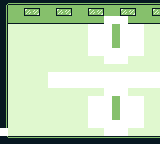

Below is a game level as drawn by its tile map, then a one-line description and the .tmx file that defines it, in full:
An orthogonal 20x18 tile map with 8x8 px tiles, 4 tile layers (Tile Layer 1, Tile Layer 2, Tile Layer 3, Tile Layer 4).

<map version="1.10" tiledversion="1.10.2" orientation="orthogonal" renderorder="right-down" width="20" height="18" tilewidth="8" tileheight="8" infinite="0" nextlayerid="5" nextobjectid="1">
 <tileset firstgid="1" source="../tilesets/room-tileset.tsx" />
 <layer id="1" name="Tile Layer 1" width="20" height="18">
  <data encoding="csv">
4,7,7,7,7,7,7,7,7,7,7,7,7,7,7,7,7,7,7,7,
204,57,57,55,56,57,57,55,56,57,57,55,56,57,57,55,56,57,57,55,
204,105,105,105,105,105,105,105,105,105,105,105,105,105,105,105,105,105,105,105,
204,156,156,156,156,156,156,156,156,156,156,156,156,156,156,156,156,156,156,156,
204,156,156,156,156,156,156,156,156,156,156,156,156,156,156,156,156,156,156,156,
204,156,156,156,156,156,156,156,156,156,156,156,156,156,156,156,156,156,156,156,
204,156,156,156,156,156,156,156,156,156,156,156,156,156,156,156,156,156,156,156,
204,156,156,156,156,156,156,156,156,156,156,156,156,156,156,156,156,156,156,156,
204,156,156,156,156,156,156,156,156,156,156,156,156,156,156,156,156,156,156,156,
204,156,156,156,156,156,417,418,419,420,419,420,417,418,419,420,417,418,419,420,
204,156,156,156,156,156,467,468,469,470,469,470,467,468,469,470,467,468,469,470,
204,156,156,156,156,156,156,156,156,156,156,156,156,156,156,156,156,156,156,156,
204,156,156,156,156,156,156,156,156,156,156,156,156,156,156,156,156,156,156,156,
204,156,156,156,156,156,156,156,156,156,156,156,156,156,156,156,156,156,156,156,
204,156,156,156,156,156,156,156,156,156,156,156,156,156,156,156,156,156,156,156,
204,156,156,156,156,156,156,156,156,156,156,156,156,156,156,156,156,156,156,156,
204,156,156,156,156,156,156,156,156,156,156,156,156,156,156,156,156,156,156,156,
254,257,257,257,257,257,257,257,257,257,257,257,257,257,257,257,257,257,257,257
</data>
 </layer>
 <layer id="2" name="Tile Layer 2" width="20" height="18">
  <data encoding="csv">
0,0,0,0,0,0,0,0,0,0,0,0,0,0,0,0,0,0,0,0,
0,0,0,0,0,0,0,0,0,0,0,0,0,0,0,0,0,0,0,0,
0,0,0,0,0,0,0,0,0,0,0,0,0,0,0,0,0,0,0,0,
0,0,0,0,0,0,0,0,0,0,0,0,0,0,0,0,0,0,0,0,
0,0,0,0,0,0,0,0,0,0,0,0,0,0,0,0,0,0,0,0,
0,0,0,0,0,0,0,0,0,0,0,0,0,0,0,0,0,0,0,0,
0,0,0,0,0,0,225,226,0,0,0,0,0,0,0,0,0,0,0,0,
0,0,0,0,0,0,275,276,0,0,0,0,0,0,0,0,0,0,0,0,
0,0,0,0,0,0,0,0,0,0,0,0,0,0,0,0,0,0,0,0,
0,0,0,0,0,0,0,0,0,0,0,0,0,0,0,0,0,0,0,0,
0,0,0,0,0,0,0,0,0,0,0,0,0,0,0,0,0,0,0,0,
0,0,0,0,0,0,225,226,0,0,0,0,0,0,0,0,0,0,0,0,
0,0,0,0,0,0,275,276,0,0,0,0,0,0,0,0,0,0,0,0,
0,0,0,0,0,0,0,0,0,0,0,0,0,0,0,0,0,0,0,0,
0,0,0,0,0,0,0,0,0,0,0,0,0,0,0,0,0,0,0,0,
0,0,0,0,0,0,0,0,0,0,0,0,0,0,0,0,0,0,0,0,
12,0,0,0,0,0,0,0,0,0,0,0,0,0,0,0,0,0,0,0,
0,0,0,0,0,0,0,0,0,0,0,0,0,0,0,0,0,0,0,0
</data>
 </layer>
 <layer id="3" name="Tile Layer 3" width="20" height="18">
  <data encoding="csv">
0,0,0,0,0,0,0,0,0,0,0,0,0,0,0,0,0,0,0,0,
0,0,0,0,0,0,0,0,0,0,0,0,0,0,0,0,0,0,0,0,
0,0,0,0,0,0,0,0,0,0,0,0,0,511,512,516,0,0,0,0,
0,0,0,0,0,0,0,0,0,0,0,217,218,1610613251,57,2684355075,217,218,0,0,
0,0,0,0,0,0,0,0,0,0,0,267,268,1610613251,57,2684355075,267,268,0,0,
0,0,0,0,0,0,0,0,0,0,0,217,218,1610613251,57,2684355075,217,218,0,0,
0,0,0,0,0,0,0,0,0,0,0,267,268,561,565,566,267,268,0,0,
0,0,0,0,0,0,0,0,0,0,0,0,0,611,615,616,0,0,0,0,
0,0,0,0,0,0,0,0,0,0,0,0,0,0,0,0,0,0,0,0,
0,0,0,0,0,0,0,0,0,0,0,0,0,0,0,0,0,0,0,0,
0,0,0,0,0,0,0,0,0,0,0,0,0,0,0,0,0,0,0,0,
0,0,0,0,0,0,0,0,0,0,0,0,0,511,512,516,0,0,0,0,
0,0,0,0,0,0,0,0,0,0,0,217,218,1610613251,57,2684355075,217,218,0,0,
0,0,0,0,0,0,0,0,0,0,0,267,268,1610613251,57,2684355075,267,268,0,0,
0,0,0,0,0,0,0,0,0,0,0,217,218,1610613251,57,2684355075,217,218,0,0,
0,0,0,0,0,0,0,0,0,0,0,267,268,561,565,566,267,268,0,0,
0,0,0,0,0,0,0,0,0,0,0,0,0,611,615,616,0,0,0,0,
0,0,0,0,0,0,0,0,0,0,0,0,0,0,0,0,0,0,0,0
</data>
 </layer>
 <layer id="4" name="Tile Layer 4" width="20" height="18">
  <data encoding="csv">
0,0,0,0,0,0,0,0,0,0,0,0,0,0,0,0,0,0,0,0,
0,0,0,0,0,0,0,0,0,0,0,0,0,0,0,0,0,0,0,0,
0,0,0,0,0,0,0,0,0,0,0,0,0,0,0,0,0,0,0,0,
0,0,0,0,0,0,0,0,0,0,0,0,0,0,0,12,0,0,0,0,
0,0,0,0,0,0,0,0,0,0,0,0,0,12,0,0,0,0,0,0,
0,0,0,0,0,0,0,0,0,0,0,0,0,2147483659,0,11,0,0,0,0,
0,0,0,0,0,0,0,0,0,0,0,0,0,0,0,0,0,0,0,0,
0,0,0,0,0,0,0,0,0,0,0,0,0,0,0,0,0,0,0,0,
0,0,0,0,0,0,0,0,0,0,0,0,0,0,0,0,0,0,0,0,
0,0,0,0,0,0,0,0,0,0,0,0,0,0,0,0,0,0,0,0,
0,0,0,0,0,0,0,0,0,0,0,0,0,0,0,0,0,0,0,0,
0,0,0,0,0,0,0,0,0,0,0,0,0,0,0,0,0,0,0,0,
0,0,0,0,0,0,0,0,0,0,0,0,0,0,0,12,0,0,0,0,
0,0,0,0,0,0,0,0,0,0,0,0,0,2147483659,0,0,0,0,0,0,
0,0,0,0,0,0,0,0,0,0,0,0,0,12,0,11,0,0,0,0,
0,0,0,0,0,0,0,0,0,0,0,0,0,0,0,0,0,0,0,0,
0,0,0,0,0,0,0,0,0,0,0,0,0,0,0,0,0,0,0,0,
0,0,0,0,0,0,0,0,0,0,0,0,0,0,0,0,0,0,0,0
</data>
 </layer>
</map>